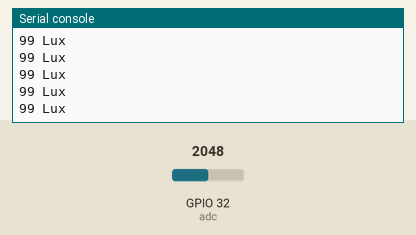
A program run on a simulated ESP32 board running MicroPython. Parts: the last lines printed to the serial console. Inputs (shaded band) come from the test bench; at power-on: GPIO 32 (adc) = 2048 (analog values on the 0–4095 scale).

Above: at 1.2 s.
1.3 s: GPIO 32 (adc) set to 2866
At 1.31 s:
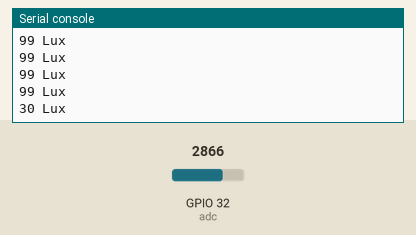
2.8 s: GPIO 32 (adc) set to 3603
At 2.81 s:
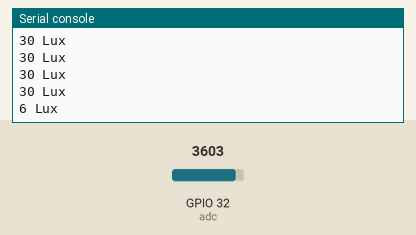
Timing chart, 0 to 5.8 s (numbered marks = the images above; inputs shaded):
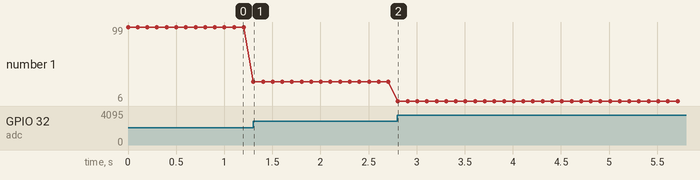

The program:

ldr_read.py
```python
import time
from machine import ADC, Pin

# ===== DECLARATION =====

GAMMA = 0.7;
RL10 = 50;

# ===== MAIN PROGRAM =====

adc = ADC(Pin(32))        # GPIO32
adc.atten(ADC.ATTN_11DB)  # Full range: 0 - 3.6V
adc.width(ADC.WIDTH_12BIT)

while True:
    value = adc.read()                    # 0-4095
    voltage = (value / 4095) * 3.3        # Convert to volts
    resistance = 2000 * voltage / (3.3 - voltage)
    lux = pow(RL10 * 1e3 * pow(10, GAMMA) / resistance, (1 / GAMMA))
    msg = "{:.0f}".format(lux/10)
    print(msg, "Lux")
    time.sleep(0.1)  # 100 ms sampling
```

Measured:
- after the input at 1.3 s, the serial console: prints a new line at once (image 1)
- after the input at 2.8 s, the serial console: prints a new line at once (image 2)
- plotted number 1: 99 → 30 after the input at 1.3 s, 30 → 6 after the input at 2.8 s
